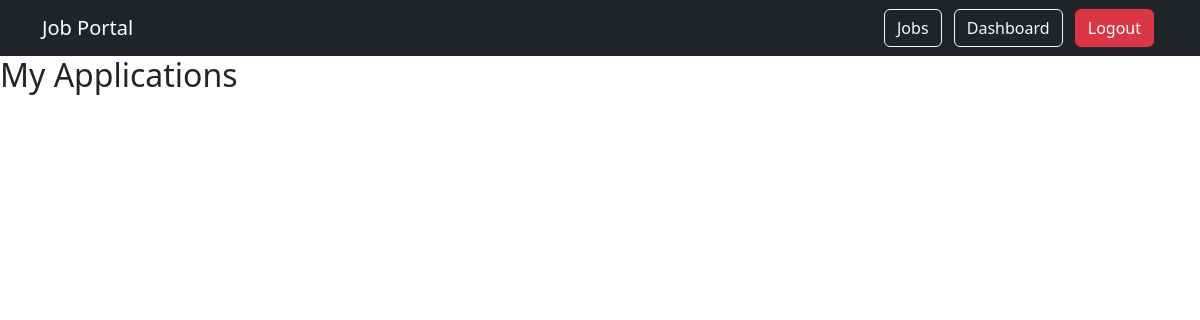
Page /dashboard/ (signed in) on the earlier database version.
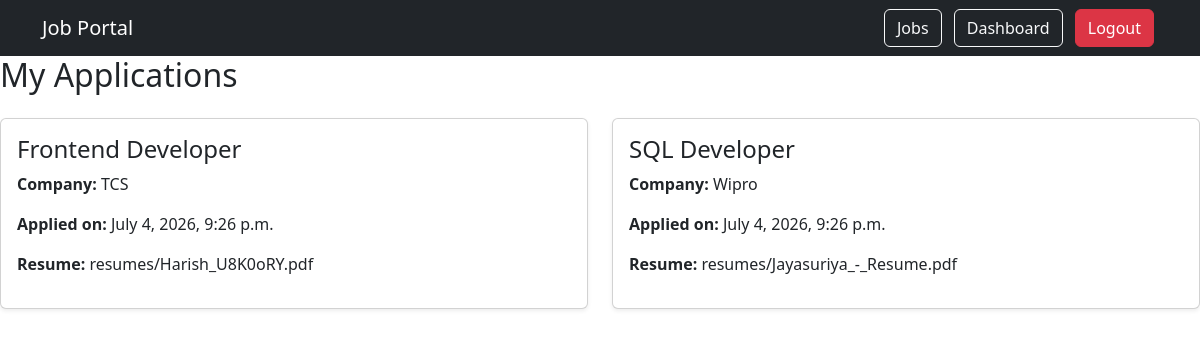
Same page on the later database version.
### Jobs/models.py (models this page shows, shortened)
class Application(models.Model):
    user = models.ForeignKey(User, on_delete=models.CASCADE)
    job = models.ForeignKey(Job, on_delete=models.CASCADE)
    resume = models.FileField(upload_to='resumes/')
    applied_at = models.DateTimeField(auto_now_add=True)

class Job(models.Model):
    title = models.CharField(max_length=100)
    company = models.CharField(max_length=100)
    location = models.CharField(max_length=100)
    salary = models.IntegerField()
    description = models.TextField()

### Jobs/views.py (the view)
# urls.py: path('dashboard/', views.dashboard, name='dashboard'),
@login_required
def dashboard(request):
    applications = Application.objects.filter(user=request.user)
    return render(request, 'dashboard.html', {'applications': applications})

### templates/dashboard.html
{% extends 'base.html' %}
{% block content %}
<h2 class="mb-4">My Applications</h2>
<div class="row">
    {% for app in applications %}
    <div class="col-md-6 mb-4">
        <div class="card shadow-sm h-100">
            <div class="card-body">
                <h4 class="card-title">{{ app.job.title }}</h4>
                <p><strong>Company:</strong> {{ app.job.company }}</p>
                <p><strong>Applied on:</strong> {{ app.applied_at }}</p>
                <p><strong>Resume:</strong> {{ app.resume }}</p>
            </div>
        </div>
    </div>
    {% endfor %}
</div>
{% endblock %}

### templates/base.html (shortened to what this page needs)
{% load static %}
<!DOCTYPE html>
<html>
<head>
    <link href="https://cdn.jsdelivr.net/npm/bootstrap@5.3.0/dist/css/bootstrap.min.css" rel="stylesheet">
</head>
<body>
<nav class="navbar navbar-expand-lg navbar-dark bg-dark">
    <div class="container">
        <a class="navbar-brand" href="/">Job Portal</a>
        <div>
            {% if request.path == '/' %}
                <a class="btn btn-outline-light mx-1" href="/">Home</a>
                <a class="btn btn-success mx-1" href="/login/">Login</a>
                <a class="btn btn-primary mx-1" href="/register/">Register</a>
            {% elif user.is_authenticated %}
                <a class="btn btn-outline-light mx-1" href="/jobs/">Jobs</a>
                <a class="btn btn-outline-light mx-1" href="/dashboard/">Dashboard</a>
                <a class="btn btn-danger mx-1" href="/logout/">Logout</a>
            {% else %}
                <a class="btn btn-outline-light mx-1" href="/">Home</a>
                <a class="btn btn-success mx-1" href="/login/">Login</a>
                <a class="btn btn-primary mx-1" href="/register/">Register</a>
            {% endif %}
        </div>
    </div>
</nav>
<div class="container-fluid p-0">
    {% block content %}
    {% endblock %}
</div>
</body>
</html>

Differences in the rows shown:
added Application: job "Frontend Developer", job.company "TCS", applied_at "July 4, 2026, 9:26 p.m.", resume "resumes/Harish_U8K0oRY.pdf"
added Application: job "SQL Developer", job.company "Wipro", applied_at "July 4, 2026, 9:26 p.m.", resume "resumes/Jayasuriya_-_Resume.pdf"
